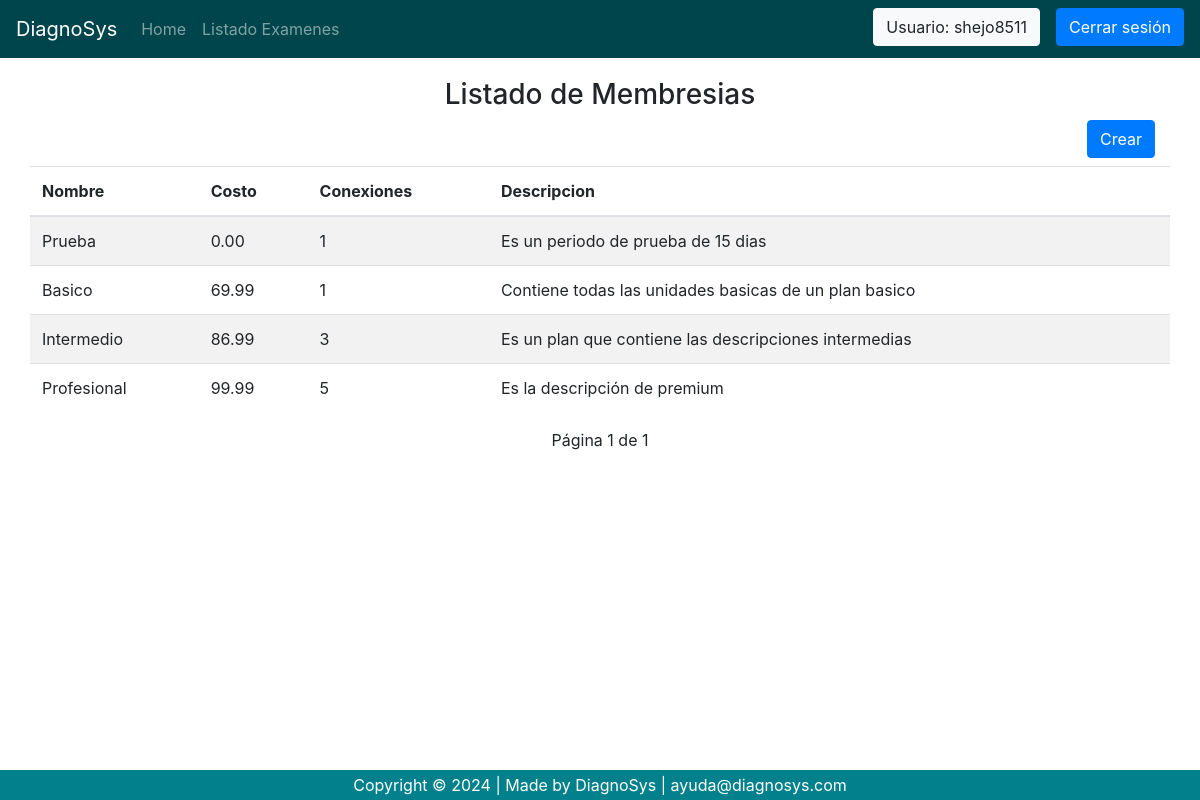
/company/membership/list_membership/ (signed in), run on the app's committed database.
### company/models.py (models this page shows, shortened)
class Membership(models.Model):
    name = models.CharField(verbose_name='Nombre',max_length=50,unique=True)
    description = models.TextField(max_length=10000)
    cost = models.DecimalField(max_digits=7, decimal_places=2)
    connections = models.IntegerField(blank=True, null=True)
    create_by = models.ForeignKey(to=settings.AUTH_USER_MODEL, on_delete=models.PROTECT, related_name='memb_create_by', null=True)
    date_creation = models.DateTimeField(auto_now=True,null=True)
    update_by = models.ForeignKey(to=settings.AUTH_USER_MODEL, on_delete=models.PROTECT, related_name='memb_update_by', null=True)
    date_updated = models.DateTimeField(auto_now_add=True,null=True)
    enabled = models.BooleanField(default=True)
    class Meta:
        verbose_name = 'Membresia'
        verbose_name_plural = 'Membresias'
        ordering = ('cost',)

### company/views.py (the view)
# urls.py: path('membership/list_membership/', views.listMembership, name='list_membership'),
@login_required
def listMembership(request):
    company = Company.objects.filter(user_id=request.user.id).first()
    if company:
        list_membership = Membership.objects.filter(enabled=1).order_by('cost')
        paginator = Paginator(list_membership, 10)  # Especifica el número de elementos por página
        page_number = request.GET.get('page')  # Obtiene el número de página actual de los parámetros de la URL
        page = paginator.get_page(page_number)  # Obtiene la página solicitada
        context = {
            'list_membership':list_membership,
            'company':company,
            'page':page,
            }
        return render(request,'membership/list_membership.html', context)

### company/templates/membership/list_membership.html (shortened to what this page needs)
{% extends 'base.html' %}
{% block content %}
<h3 class="text-center">Listado de Membresias</h3>
<div class="container">
    <form method="GET" action="{% url 'membership' %}">
        <div class="d-grid text-right mb-2">
            <button type="submit" class="btn btn-primary">Crear</button>
        </div>
    </form>
    <div class="row">
        <table class="table table-striped">
            <thead>
                <tr>
                    <th scope="col">Nombre</th>
                    <th scope="col">Costo</th>
                    <th scope="col">Conexiones</th>
                    <th scope="col">Descripcion</th>
                </tr>
            </thead>
            <tbody>
                {% if list_membership %}
                    {% for membership in list_membership %}
                    <tr>
                        <td>{{ membership.name }}</td>
                        <td>{{ membership.cost }}</td>
                        <td>{{ membership.connections }}</td>
                        <td>{{ membership.description }}</td>
                    </tr>
                    {% endfor %}
                {% else %}
                    <td colspan="5"><p>No existen datos que mostrar</p></td>
                {% endif %}
            </tbody>
        </table>
    </div>
    <div class="row">
        <div class="col">
        </div>
        <div class="col text-center">
            Página {{ page.number }} de {{ page.paginator.num_pages }}
        </div>
        <div class="col text-right">
        </div>
    </div>
</div>
{% endblock %}

### user/templates/base.html (shortened to what this page needs)
{% load static %}
<!DOCTYPE html>
<html lang="en">
<head>
    <link rel="stylesheet" href="https://stackpath.bootstrapcdn.com/bootstrap/4.5.0/css/bootstrap.min.css">
    <link rel="stylesheet" href="https://maxcdn.bootstrapcdn.com/font-awesome/4.7.0/css/font-awesome.min.css">
</head>
<body>
    <nav class="navbar navbar-expand-md navbar-dark">
        <a class="navbar-brand" href="{% url 'home' %}">DiagnoSys</a>
        {% if user.is_authenticated %}
        <div class="collapse navbar-collapse" id="collapsibleNavbar">
            <ul class="navbar-nav">
                <li class="nav-item">
                    <a class="nav-link" href="{% url 'home' %}">Home</a>
                </li>
                <li class="nav-item">
                    <a class="nav-link" href="{% url 'list_patients' %}">Listado Examenes</a>
                </li>
            </ul>
          <div class="navbar-nav ml-auto action-buttons mb-1">
             <a href="{% url 'company_edit' company_id=company.id %}" class="mr-3 btn btn-light">Usuario: {{user.username}}</a>
              <a class="btn btn-primary" href="{% url 'signout' %}" role="button">Cerrar sesión</a>
            </div>
        </div>
        {% endif %}
    </nav>
    {% block content %}
    {% endblock %}
    <footer class="footer" >
        <div class='cr-con'>Copyright &copy; 2024 | Made by DiagnoSys | <a href="mailto:ayuda@diagnosys.com" class="text-white">ayuda@diagnosys.com</a></div>
    </footer>
</body>
</html>

### user/templates/base.html (style rules this page uses)
nav { margin-bottom: 20px; background-color: #00454b; }
footer { background-color: #02818c; margin-top: 20px; }
footer .cr-con { background-color: #02818c; position: fixed; bottom: 0; left: 0; right: 0; width: 100%; color: white; padding: 0.2rem 2rem; text-align: center; }

### data on the page
Membership: name "Prueba", cost "0.00", connections "1", description "Es un periodo de prueba de 15 dias"
Membership: name "Basico", cost "69.99", connections "1", description "Contiene todas las unidades basicas de un plan basico"
Membership: name "Intermedio", cost "86.99", connections "3", description "Es un plan que contiene las descripciones intermedias"
Membership: name "Profesional", cost "99.99", connections "5", description "Es la descripción de premium"

### other printed values
{{ user.username }} "shejo8511"
{{ page.number }} "1"
{{ page.paginator.num_pages }} "1"
